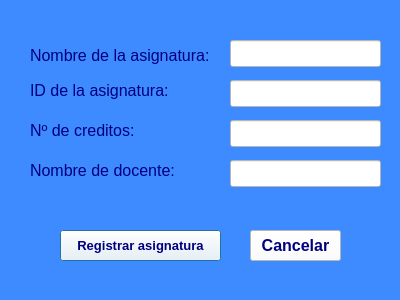
<?xml version="1.0" encoding="UTF-8"?>
<ui version="4.0">
 <class>dialog</class>
 <widget class="QDialog" name="dialog">
  <property name="enabled">
   <bool>true</bool>
  </property>
  <property name="geometry">
   <rect>
    <x>0</x>
    <y>0</y>
    <width>400</width>
    <height>300</height>
   </rect>
  </property>
  <property name="windowTitle">
   <string>Registro de asignatura</string>
  </property>
  <property name="styleSheet">
   <string notr="true">background-color: rgb(61, 139, 255);
</string>
  </property>
  <widget class="QLabel" name="text1">
   <property name="geometry">
    <rect>
     <x>30</x>
     <y>40</y>
     <width>191</width>
     <height>31</height>
    </rect>
   </property>
   <property name="font">
    <font>
     <pointsize>12</pointsize>
    </font>
   </property>
   <property name="styleSheet">
    <string notr="true">color: rgb(0, 0, 127);</string>
   </property>
   <property name="text">
    <string>Nombre de la asignatura:</string>
   </property>
  </widget>
  <widget class="QLineEdit" name="lblNombreAsig">
   <property name="geometry">
    <rect>
     <x>230</x>
     <y>40</y>
     <width>151</width>
     <height>27</height>
    </rect>
   </property>
   <property name="font">
    <font>
     <pointsize>12</pointsize>
    </font>
   </property>
   <property name="styleSheet">
    <string notr="true">background-color: rgb(255, 255, 255);</string>
   </property>
  </widget>
  <widget class="QLabel" name="text2">
   <property name="geometry">
    <rect>
     <x>30</x>
     <y>80</y>
     <width>151</width>
     <height>21</height>
    </rect>
   </property>
   <property name="font">
    <font>
     <pointsize>12</pointsize>
    </font>
   </property>
   <property name="styleSheet">
    <string notr="true">color: rgb(0, 0, 127);</string>
   </property>
   <property name="text">
    <string>ID de la asignatura:</string>
   </property>
  </widget>
  <widget class="QPushButton" name="btnRegistrar">
   <property name="geometry">
    <rect>
     <x>60</x>
     <y>230</y>
     <width>161</width>
     <height>31</height>
    </rect>
   </property>
   <property name="font">
    <font>
     <pointsize>10</pointsize>
     <weight>75</weight>
     <bold>true</bold>
    </font>
   </property>
   <property name="styleSheet">
    <string notr="true">color: rgb(0, 0, 127);
background-color: rgb(255, 255, 255);
</string>
   </property>
   <property name="text">
    <string>Registrar asignatura</string>
   </property>
  </widget>
  <widget class="QPushButton" name="btnCancelar">
   <property name="geometry">
    <rect>
     <x>250</x>
     <y>230</y>
     <width>91</width>
     <height>31</height>
    </rect>
   </property>
   <property name="font">
    <font>
     <pointsize>12</pointsize>
     <weight>75</weight>
     <bold>true</bold>
    </font>
   </property>
   <property name="styleSheet">
    <string notr="true">color: rgb(0, 0, 127);
background-color: rgb(255,255,255);
</string>
   </property>
   <property name="text">
    <string>Cancelar</string>
   </property>
  </widget>
  <widget class="QLabel" name="text3">
   <property name="geometry">
    <rect>
     <x>30</x>
     <y>120</y>
     <width>121</width>
     <height>21</height>
    </rect>
   </property>
   <property name="font">
    <font>
     <pointsize>12</pointsize>
    </font>
   </property>
   <property name="styleSheet">
    <string notr="true">color: rgb(0, 0, 127);</string>
   </property>
   <property name="text">
    <string>Nº de creditos:</string>
   </property>
  </widget>
  <widget class="QLabel" name="text14">
   <property name="geometry">
    <rect>
     <x>30</x>
     <y>160</y>
     <width>151</width>
     <height>21</height>
    </rect>
   </property>
   <property name="font">
    <font>
     <pointsize>12</pointsize>
    </font>
   </property>
   <property name="styleSheet">
    <string notr="true">color: rgb(0, 0, 127);</string>
   </property>
   <property name="text">
    <string>Nombre de docente:</string>
   </property>
  </widget>
  <widget class="QLineEdit" name="lblIDAsig">
   <property name="geometry">
    <rect>
     <x>230</x>
     <y>80</y>
     <width>151</width>
     <height>27</height>
    </rect>
   </property>
   <property name="font">
    <font>
     <pointsize>12</pointsize>
    </font>
   </property>
   <property name="styleSheet">
    <string notr="true">background-color: rgb(255, 255, 255);</string>
   </property>
  </widget>
  <widget class="QLineEdit" name="lblCredito">
   <property name="geometry">
    <rect>
     <x>230</x>
     <y>120</y>
     <width>151</width>
     <height>27</height>
    </rect>
   </property>
   <property name="font">
    <font>
     <pointsize>12</pointsize>
    </font>
   </property>
   <property name="styleSheet">
    <string notr="true">background-color: rgb(255, 255, 255);</string>
   </property>
  </widget>
  <widget class="QLineEdit" name="lblNombre">
   <property name="geometry">
    <rect>
     <x>230</x>
     <y>160</y>
     <width>151</width>
     <height>27</height>
    </rect>
   </property>
   <property name="font">
    <font>
     <pointsize>12</pointsize>
    </font>
   </property>
   <property name="styleSheet">
    <string notr="true">background-color: rgb(255, 255, 255);</string>
   </property>
  </widget>
 </widget>
 <resources/>
 <connections/>
</ui>
